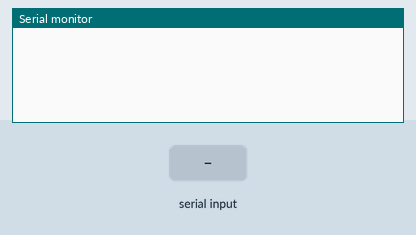
Bench run of a sketch on a simulated Arduino Uno, built with avr-gcc and run on an emulated ATmega328P. Shown: the last lines printed to the serial monitor. Inputs (shaded band) come from the test bench.

Above: at 1.2 s.
1.3 s: byte 30 received over Serial
At 2.5 s:
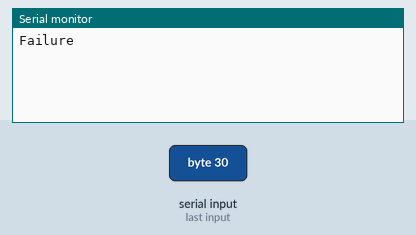
2.8 s: byte 90 received over Serial
At 4.2 s:
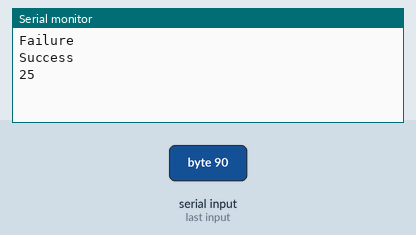

The sketch:

Bluetooth_Midterm.ino
```cpp
//The recieved ASCII value from the bluetooth chip.
int info;
//Just a variable that could be used in logic later on, such as on the final project.
int val;

void setup() {
  //Default and current baud rate of the HC-06 is 9600.
  Serial.begin(9600);
}

void loop() {
  //Taking in the ASCII value sent.
  info = Serial.read();
  //By default, when nothing is sent the value of info will be set to -1, so a check is needed to see when it is no longer -1.
  if (-1 != info) {
    //Checks to see if it is between 'A' and 'Z'.
    if (info >= 65 && info <= 90) {
      Serial.println("Success");
      delay(500);
      val = info - 65;
      Serial.println(val);
    }
    else {
      Serial.println("Failure");
      delay(500);
    }
  }
}
```

Measured:
- after the input at 1.3 s, the serial monitor: prints a new line at once (image 1)
- after the input at 2.8 s, the serial monitor: prints a new line at once (image 2)
